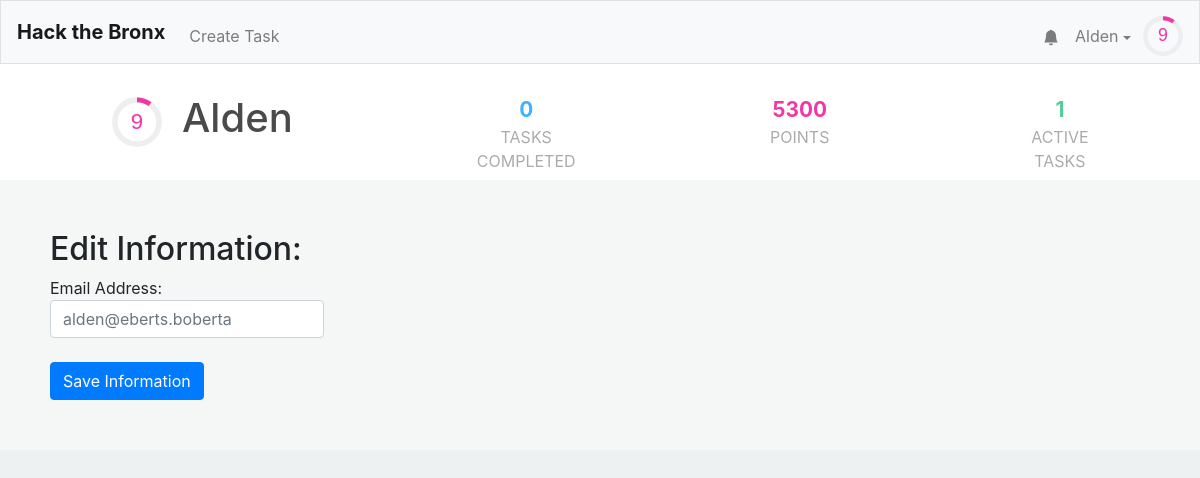
Page /editinfo (signed in) on the earlier database version.
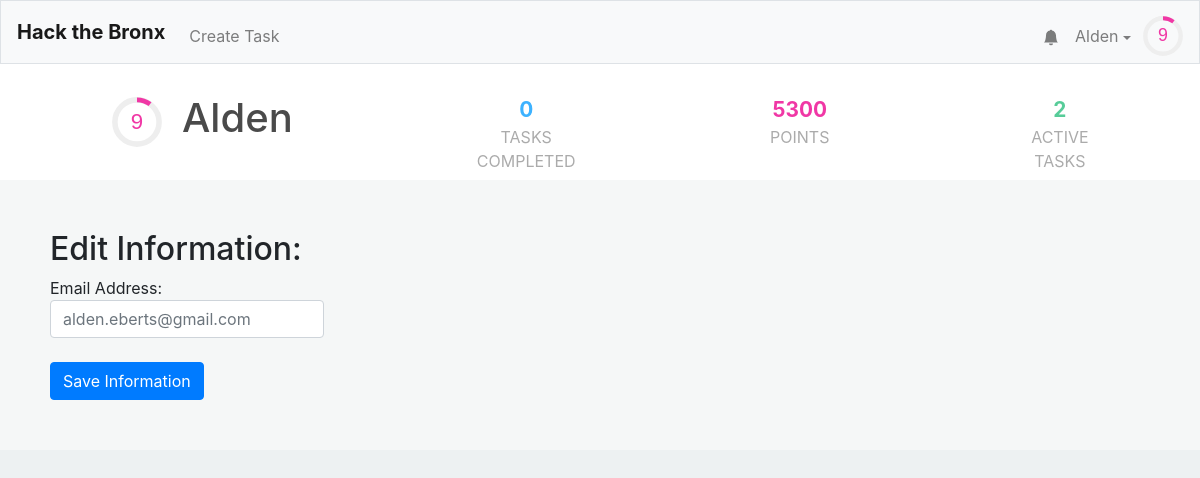
Same page on the later database version.
### tables this page shows
CREATE TABLE "users" (
	"id"	INTEGER NOT NULL UNIQUE,
	"username"	TEXT NOT NULL UNIQUE,
	"hash"	TEXT NOT NULL,
	"email"	TEXT,
	"tasks"	TEXT,
	"points"	INTEGER NOT NULL DEFAULT 0,
	"numcomplete"	INTEGER NOT NULL DEFAULT 0,
	"notifications"	BLOB,
	PRIMARY KEY("id" AUTOINCREMENT)
);

### application.py (the view)
@app.route("/editinfo", methods=["GET","POST"])
@login_required
def edit_information():
    user = getuser(session, db)
    alltasks = db.execute("SELECT * FROM tasks")
    tasks = []
    for task in alltasks:
        if (task['creator'] == user['id'] or user['id'] in debyte(task['collaborators'])):
            task['creator'] = user["username"]
            task["collaborators-count"] = len(debyte(task['collaborators']))
            task["points"] = calculate_points(task)
            tasks.append(task)
    email = user["email"]
    if request.method == "POST":
        email = request.form.to_dict()["email"]
        db.execute("UPDATE users SET email = :email WHERE id = :id", email=email, id=user["id"])
    return render_template("edit_information.html",user=user,email=email,task_count=len(tasks))

### application.py (called while the page is built)
@app.after_request
def after_request(response):
    response.headers["Cache-Control"] = "no-cache, no-store, must-revalidate"
    response.headers["Expires"] = 0
    response.headers["Pragma"] = "no-cache"
    return response

### helpers.py (called while the page is built)
def login_required(f):
    @wraps(f)
    def decorated_function(*args, **kwargs):
        if session.get("user_id") is None:
            return redirect("/login")
        return f(*args, **kwargs)
    return decorated_function

def debyte(obj):
    return pickle.loads(obj)

def getuser(session, db):
    user =  db.execute("SELECT * FROM users WHERE id = :id", id=session["user_id"])[0]
    user["level"]=int(user['points']**.5//8)
    user["level-progress"] = (user['points']**.5/8-user["level"])*100
    user["notifications"] = debyte(user["notifications"]) if user["notifications"] else []
    user["notification-amount"] = len(user["notifications"])
    return user

def calculate_points(task):
    if task['hmin'] and task['hmax']:
        total = int(min((task['hmin']+task['hmax'])/2 * 100, 500))
    else:
        total = 0
    return total

### templates/edit_information.html (shortened to what this page needs)
{% extends "layout.html" %}
{% block head %}
    <link href="/static/profile.css" rel="stylesheet">
{% endblock %}
{% block mainnocont %}
	<div class="profile-outer">
		<div class = "name-section">
		 	<div style="display: flex; align-items: center;">
				<div style = "margin-left: 12px;">
					<svg viewBox="0 0 36 36" class="level-display-outer">
						<path class="level-display-bg"
			        d="M18 2.0845
			          a 15.9155 15.9155 0 0 1 0 31.831
			          a 15.9155 15.9155 0 0 1 0 -31.831"
			      />
					  <path class = "level-display"
					    d="M18 2.0845
					      a 15.9155 15.9155 0 0 1 0 31.831
					      a 15.9155 15.9155 0 0 1 0 -31.831"
					    fill="none"
					    stroke="#444";
					    stroke-width="1";
					    stroke-dasharray="{{ user["level-progress"] }}, 100";
					  />
					  <text x="18" y="22.8" class="level">{{user["level"]}}</text>
					</svg>
				</div>
				<h1 class="profile-username">{{user["username"]}}</h1>
			</div>
			<div class = "tasks-completed">
				<span>{{ user["numcomplete"] }}</span>
				<div>Tasks Completed</div>
			</div>
			<div class = "point-count">
				<span>{{ user["points"] }}</span>
				<div>Points</div>
			</div>
			<div class = "active-tasks">
				<span>{{ task_count }}</span>
				<div>Active Tasks</div>
			</div>
		</div>
		<div class = "information">
			<h2>Edit Information: </h2>
				<form id = "taskform" action="/editinfo" method="post">
	        <div class="form-group">
	          <label>
	          	Email Address: <input autocomplete="off" autofocus class="form-control" name="email" id = "email" placeholder="{{email}}" type="email">
	          </label>
	        </div>
	        <button class="btn btn-primary" type="submit">Save Information</button>
	    </form>
		</div>
	</div>
{% endblock %}

### templates/layout.html (shortened to what this page needs)
<!DOCTYPE html>
<html lang="en">
    <head>
        <link href="https://maxcdn.bootstrapcdn.com/bootstrap/4.1.3/css/bootstrap.min.css" rel="stylesheet">
        {% block head %}{% endblock %}
        <link href="/static/styles.css" rel="stylesheet">
    </head>
    <body>
        <nav style = "height: 8vh" class="navbar navbar-expand-md navbar-light bg-light border">
            <a class="navbar-brand" href="/"><b>Hack the Bronx</b></a>
            <div class="collapse navbar-collapse" id="navbar">
                {% if session.user_id %}
                    <ul class="navbar-nav mt-2">
                        <li class="nav-item"><a class="nav-link" href="/taskCreation">Create Task</a></li>
                    </ul>
                    <ul class="navbar-nav ml-auto mt-2">
                        <li style="position: relative; transform:translateX(8px) translateY(7.5px);"class="nav-item"><a class="nav-link" href="/notifications"><svg xmlns="http://www.w3.org/2000/svg" width="16" height="16" fill="currentColor" class="bi bi-bell-fill" viewBox="0 0 16 16">
  <path d="M8 16a2 2 0 0 0 2-2H6a2 2 0 0 0 2 2zm.995-14.901a1 1 0 1 0-1.99 0A5.002 5.002 0 0 0 3 6c0 1.098-.5 6-2 7h14c-1.5-1-2-5.902-2-7 0-2.42-1.72-4.44-4.005-4.901z"/>
</svg></a><span style="display:{{ "none" if user["notification-amount"] == 0 else "flex" }};" class="notification-circle">{{user["notification-amount"]}}</span></li>
                        <li class="nav-item">
                            <div id="user-information-dropdown">
                              <button onclick="showUserDropdown()" id="user-information-dropname" class="nav-link">{{ session.user_name }} <span class="dropdown-caret"></span></button>
                            </div>
                        </li>
                        <li class="nav-item">
                            <div style = "margin-left: -4px;">
                                <svg viewBox="0 0 36 36" style="transform: translateY(8px); width: 40px;">
                                    <path class="level-display-bg"
                                d="M18 2.0845
                                  a 15.9155 15.9155 0 0 1 0 31.831
                                  a 15.9155 15.9155 0 0 1 0 -31.831"
                              />
                                  <path class = "level-display"
                                    d="M18 2.0845
                                      a 15.9155 15.9155 0 0 1 0 31.831
                                      a 15.9155 15.9155 0 0 1 0 -31.831"
                                    fill="none"
                                    stroke="#444";
                                    stroke-width="1";
                                    stroke-dasharray="{{ user["level-progress"] }}, 100";
                                  />
                                  <text x="18" y="22.8" class="level">{{user["level"]}}</text>
                                </svg>
                            </div>
                        </li>
                    </ul>
                {% endif %}
            </div>
        </nav>
        {% block mainnocont %}{% endblock %}
        <main class="container p-5">
        </main>
    </body>
</html>

Differences in the rows shown:
changed users "Alden": email "alden@eberts.boberta" → "alden.eberts@gmail.com"
Other differences:
{{ task_count }}: "1" → "2"
